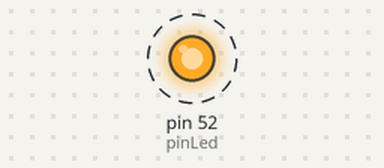
The sketch below on a simulated Arduino Mega 2560, built with avr-gcc and run on an emulated ATmega2560. On the bench: output pins drawn as LEDs (lit = HIGH). Dashed ring = blinking.

Above: at 0.18 s.
Timing chart, 0 to 3.0 s (numbered marks = the images above):
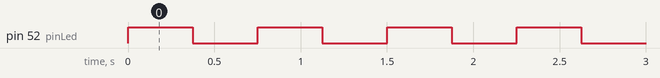

The sketch:

TemporizadorParte2.ino
```cpp
int pinLed = 52;
int isON = 0;

void setup() {
  pinMode(pinLed, OUTPUT);
  cli();
  TCCR1B = 0; TCCR1A = 0;
  TCCR1B |= (1 << WGM12);
  TCCR1B |= (1 << CS12);
  OCR1AH = 0x3D; OCR1AL = 0X09;
  TIMSK1 |= (1 << OCIE1A);
  sei();

}
ISR(TIMER1_COMPA_vect)
{
  if(isON == 0){
    digitalWrite(pinLed, HIGH);
    isON =1;
  }else{
    digitalWrite(pinLed, LOW);
    isON = 0;
  }
  TCNT1 = 57724;

}

void loop() {

}
```

Measured:
- by itself, pin 52 (pinLed): alternates HIGH for 0.38 s and LOW for 0.38 s
